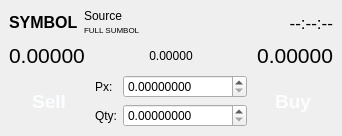
<?xml version="1.0" encoding="UTF-8"?>
<ui version="4.0">
 <class>OrderWindow</class>
 <widget class="QMainWindow" name="OrderWindow">
  <property name="geometry">
   <rect>
    <x>0</x>
    <y>0</y>
    <width>337</width>
    <height>136</height>
   </rect>
  </property>
  <property name="windowTitle">
   <string>MainWindow</string>
  </property>
  <widget class="QWidget" name="centralwidget">
   <layout class="QVBoxLayout" name="verticalLayout_2">
    <item>
     <layout class="QHBoxLayout" name="horizontalLayout_2">
      <item>
       <widget class="QLabel" name="symbol">
        <property name="font">
         <font>
          <pointsize>12</pointsize>
          <weight>75</weight>
          <bold>true</bold>
         </font>
        </property>
        <property name="text">
         <string>SYMBOL</string>
        </property>
       </widget>
      </item>
      <item>
       <layout class="QVBoxLayout" name="symbolDetailsLayout">
        <property name="spacing">
         <number>0</number>
        </property>
        <item>
         <widget class="QLabel" name="source">
          <property name="text">
           <string>Source</string>
          </property>
         </widget>
        </item>
        <item>
         <widget class="QLabel" name="fullSymbol">
          <property name="font">
           <font>
            <pointsize>6</pointsize>
           </font>
          </property>
          <property name="text">
           <string>FULL SUMBOL</string>
          </property>
         </widget>
        </item>
       </layout>
      </item>
      <item>
       <spacer name="horizontalSpacer">
        <property name="orientation">
         <enum>Qt::Horizontal</enum>
        </property>
        <property name="sizeHint" stdset="0">
         <size>
          <width>40</width>
          <height>20</height>
         </size>
        </property>
       </spacer>
      </item>
      <item>
       <widget class="QLabel" name="lastTime">
        <property name="font">
         <font>
          <pointsize>13</pointsize>
         </font>
        </property>
        <property name="text">
         <string>--:--:--</string>
        </property>
        <property name="alignment">
         <set>Qt::AlignRight|Qt::AlignTrailing|Qt::AlignVCenter</set>
        </property>
       </widget>
      </item>
     </layout>
    </item>
    <item>
     <layout class="QHBoxLayout" name="horizontalLayout_3">
      <item>
       <widget class="QLabel" name="bidPrice">
        <property name="font">
         <font>
          <pointsize>16</pointsize>
         </font>
        </property>
        <property name="text">
         <string>0.00000</string>
        </property>
       </widget>
      </item>
      <item>
       <widget class="QLabel" name="spread">
        <property name="text">
         <string>0.00000</string>
        </property>
        <property name="alignment">
         <set>Qt::AlignCenter</set>
        </property>
       </widget>
      </item>
      <item>
       <widget class="QLabel" name="askPrice">
        <property name="font">
         <font>
          <pointsize>16</pointsize>
         </font>
        </property>
        <property name="text">
         <string>0.00000</string>
        </property>
        <property name="alignment">
         <set>Qt::AlignRight|Qt::AlignTrailing|Qt::AlignVCenter</set>
        </property>
       </widget>
      </item>
     </layout>
    </item>
    <item>
     <layout class="QHBoxLayout" name="horizontalLayout">
      <item>
       <widget class="QPushButton" name="sell">
        <property name="sizePolicy">
         <sizepolicy hsizetype="Preferred" vsizetype="Preferred">
          <horstretch>0</horstretch>
          <verstretch>0</verstretch>
         </sizepolicy>
        </property>
        <property name="minimumSize">
         <size>
          <width>80</width>
          <height>40</height>
         </size>
        </property>
        <property name="font">
         <font>
          <pointsize>14</pointsize>
          <weight>75</weight>
          <bold>true</bold>
         </font>
        </property>
        <property name="styleSheet">
         <string notr="true">background-color: rgb(230, 59, 1);
color: rgb(251, 253, 254);</string>
        </property>
        <property name="text">
         <string>Sell</string>
        </property>
        <property name="flat">
         <bool>true</bool>
        </property>
       </widget>
      </item>
      <item>
       <layout class="QVBoxLayout" name="verticalLayout">
        <item>
         <layout class="QGridLayout" name="gridLayout">
          <item row="0" column="0">
           <widget class="QLabel" name="priceLable">
            <property name="text">
             <string>Px:</string>
            </property>
           </widget>
          </item>
          <item row="0" column="1">
           <widget class="QDoubleSpinBox" name="price">
            <property name="decimals">
             <number>8</number>
            </property>
            <property name="minimum">
             <double>0.000000000000000</double>
            </property>
            <property name="maximum">
             <double>100000.000000000000000</double>
            </property>
            <property name="singleStep">
             <double>0.001000000000000</double>
            </property>
            <property name="value">
             <double>0.000000000000000</double>
            </property>
           </widget>
          </item>
          <item row="1" column="0">
           <widget class="QLabel" name="qtyLabel">
            <property name="text">
             <string>Qty:</string>
            </property>
           </widget>
          </item>
          <item row="1" column="1">
           <widget class="QDoubleSpinBox" name="qty">
            <property name="decimals">
             <number>8</number>
            </property>
            <property name="minimum">
             <double>0.000000000000000</double>
            </property>
            <property name="maximum">
             <double>100000.000000000000000</double>
            </property>
            <property name="singleStep">
             <double>0.001000000000000</double>
            </property>
            <property name="value">
             <double>0.000000000000000</double>
            </property>
           </widget>
          </item>
         </layout>
        </item>
       </layout>
      </item>
      <item>
       <widget class="QPushButton" name="buy">
        <property name="sizePolicy">
         <sizepolicy hsizetype="Preferred" vsizetype="Preferred">
          <horstretch>0</horstretch>
          <verstretch>0</verstretch>
         </sizepolicy>
        </property>
        <property name="minimumSize">
         <size>
          <width>80</width>
          <height>40</height>
         </size>
        </property>
        <property name="font">
         <font>
          <pointsize>14</pointsize>
          <weight>75</weight>
          <bold>true</bold>
         </font>
        </property>
        <property name="styleSheet">
         <string notr="true">background-color: rgb(0, 146, 68);
color: rgb(251, 253, 254);</string>
        </property>
        <property name="text">
         <string>Buy</string>
        </property>
        <property name="flat">
         <bool>true</bool>
        </property>
       </widget>
      </item>
     </layout>
    </item>
   </layout>
  </widget>
 </widget>
 <resources/>
 <connections/>
</ui>
